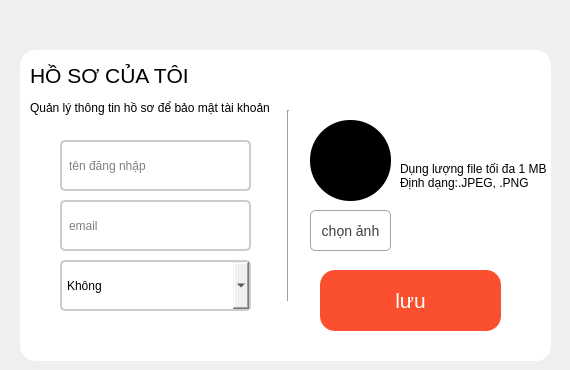
      <widget class="QWidget" name="page_5">
       <widget class="QLabel" name="label_44">
        <property name="geometry">
         <rect>
          <x>30</x>
          <y>100</y>
          <width>271</width>
          <height>16</height>
         </rect>
        </property>
        <property name="styleSheet">
         <string notr="true">color: rgb(0, 0, 0);</string>
        </property>
        <property name="text">
         <string>Quản lý thông tin hồ sơ để bảo mật tài khoản</string>
        </property>
       </widget>
       <widget class="QLineEdit" name="txt_email">
        <property name="geometry">
         <rect>
          <x>60</x>
          <y>200</y>
          <width>191</width>
          <height>51</height>
         </rect>
        </property>
        <property name="styleSheet">
         <string notr="true">
font: 15pt &quot;Segoe UI&quot;;
    border: 2px solid #ccc;
    border-radius: 5px;
    padding: 5px;</string>
        </property>
        <property name="text">
         <string/>
        </property>
        <property name="placeholderText">
         <string>email</string>
        </property>
       </widget>
       <widget class="QLabel" name="label_42">
        <property name="geometry">
         <rect>
          <x>30</x>
          <y>50</y>
          <width>181</width>
          <height>51</height>
         </rect>
        </property>
        <property name="font">
         <font>
          <pointsize>16</pointsize>
         </font>
        </property>
        <property name="styleSheet">
         <string notr="true">color: rgb(0, 0, 0);</string>
        </property>
        <property name="text">
         <string>HỒ SƠ CỦA TÔI</string>
        </property>
       </widget>
       <widget class="QLabel" name="label_68">
        <property name="geometry">
         <rect>
          <x>20</x>
          <y>50</y>
          <width>531</width>
          <height>311</height>
         </rect>
        </property>
        <property name="styleSheet">
         <string notr="true">background-color: rgb(255, 255, 255);
border-radius: 15px;</string>
        </property>
        <property name="text">
         <string/>
        </property>
       </widget>
       <widget class="QPushButton" name="pushButton_28">
        <property name="geometry">
         <rect>
          <x>320</x>
          <y>270</y>
          <width>181</width>
          <height>61</height>
         </rect>
        </property>
        <property name="font">
         <font>
          <pointsize>16</pointsize>
         </font>
        </property>
        <property name="styleSheet">
         <string notr="true">border-radius: 15px;
background-color: rgb(250, 80, 48);
color: rgb(255, 255, 255);</string>
        </property>
        <property name="text">
         <string>lưu</string>
        </property>
       </widget>
       <widget class="QLineEdit" name="txt_name">
        <property name="geometry">
         <rect>
          <x>60</x>
          <y>140</y>
          <width>191</width>
          <height>51</height>
         </rect>
        </property>
        <property name="styleSheet">
         <string notr="true">
font: 15pt &quot;Segoe UI&quot;;
    border: 2px solid #ccc;
    border-radius: 5px;
    padding: 5px;</string>
        </property>
        <property name="text">
         <string/>
        </property>
        <property name="placeholderText">
         <string>tên đăng nhập</string>
        </property>
       </widget>
       <widget class="QPushButton" name="pushButton_20">
        <property name="geometry">
         <rect>
          <x>310</x>
          <y>210</y>
          <width>81</width>
          <height>41</height>
         </rect>
        </property>
        <property name="styleSheet">
         <string notr="true">background-color: transparent;
    border: 1px solid #A2A2A2;
    color: #3D3D3D;
    font-size: 14px;
    font-family: Arial, sans-serif;
    padding: 5px 10px;
    border-radius: 5px;</string>
        </property>
        <property name="text">
         <string>chọn ảnh</string>
        </property>
       </widget>
       <widget class="QLabel" name="label_16">
        <property name="geometry">
         <rect>
          <x>310</x>
          <y>120</y>
          <width>81</width>
          <height>81</height>
         </rect>
        </property>
        <property name="styleSheet">
         <string notr="true">background-color: rgb(0, 0, 0);
    border-radius: 40px;</string>
        </property>
        <property name="text">
         <string/>
        </property>
       </widget>
       <widget class="QLabel" name="label_17">
        <property name="geometry">
         <rect>
          <x>400</x>
          <y>140</y>
          <width>161</width>
          <height>71</height>
         </rect>
        </property>
        <property name="text">
         <string>Dụng lượng file tối đa 1 MB
Định dạng:.JPEG, .PNG</string>
        </property>
       </widget>
       <widget class="QComboBox" name="comboBox">
        <property name="geometry">
         <rect>
          <x>60</x>
          <y>260</y>
          <width>191</width>
          <height>51</height>
         </rect>
        </property>
        <property name="styleSheet">
         <string notr="true">
font: 15pt &quot;Segoe UI&quot;;
    border: 2px solid #ccc;
    border-radius: 5px;
    padding: 5px;</string>
        </property>
        <item>
         <property name="text">
          <string>Không</string>
         </property>
        </item>
        <item>
         <property name="text">
          <string>Nam</string>
         </property>
        </item>
        <item>
         <property name="text">
          <string>Nữ</string>
         </property>
        </item>
       </widget>
       <widget class="Line" name="line">
        <property name="geometry">
         <rect>
          <x>280</x>
          <y>110</y>
          <width>16</width>
          <height>191</height>
         </rect>
        </property>
        <property name="orientation">
         <enum>Qt::Orientation::Vertical</enum>
        </property>
       </widget>
       <zorder>label_68</zorder>
       <zorder>label_42</zorder>
       <zorder>label_44</zorder>
       <zorder>txt_email</zorder>
       <zorder>pushButton_28</zorder>
       <zorder>txt_name</zorder>
       <zorder>label_16</zorder>
       <zorder>pushButton_20</zorder>
       <zorder>label_17</zorder>
       <zorder>comboBox</zorder>
       <zorder>line</zorder>
      </widget>
